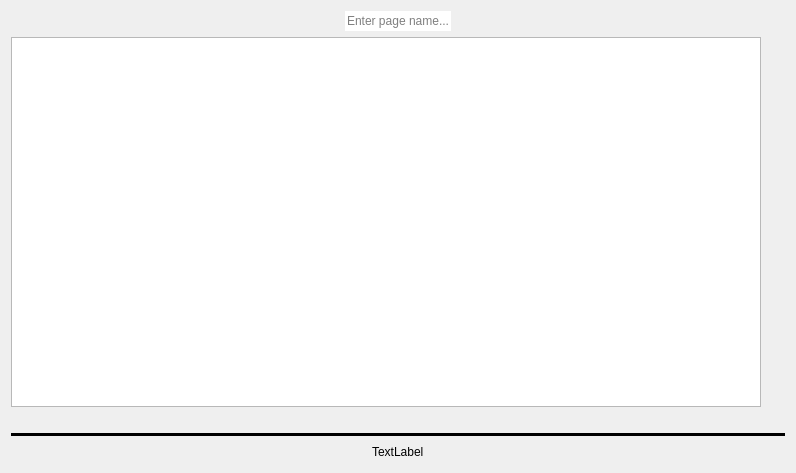
<?xml version="1.0" encoding="UTF-8"?>
<ui version="4.0">
 <class>Form</class>
 <widget class="QWidget" name="Form">
  <property name="geometry">
   <rect>
    <x>0</x>
    <y>0</y>
    <width>796</width>
    <height>473</height>
   </rect>
  </property>
  <property name="windowTitle">
   <string>Form</string>
  </property>
  <layout class="QVBoxLayout" name="verticalLayout">
   <item>
    <layout class="QHBoxLayout" name="horizontalLayout">
     <item>
      <spacer name="horizontalSpacer_2">
       <property name="orientation">
        <enum>Qt::Horizontal</enum>
       </property>
       <property name="sizeHint" stdset="0">
        <size>
         <width>40</width>
         <height>20</height>
        </size>
       </property>
      </spacer>
     </item>
     <item>
      <widget class="QLineEdit" name="lineEdit">
       <property name="sizePolicy">
        <sizepolicy hsizetype="Minimum" vsizetype="Fixed">
         <horstretch>0</horstretch>
         <verstretch>0</verstretch>
        </sizepolicy>
       </property>
       <property name="frame">
        <bool>false</bool>
       </property>
       <property name="alignment">
        <set>Qt::AlignCenter</set>
       </property>
       <property name="placeholderText">
        <string>Enter page name...</string>
       </property>
      </widget>
     </item>
     <item>
      <spacer name="horizontalSpacer">
       <property name="orientation">
        <enum>Qt::Horizontal</enum>
       </property>
       <property name="sizeHint" stdset="0">
        <size>
         <width>40</width>
         <height>20</height>
        </size>
       </property>
      </spacer>
     </item>
    </layout>
   </item>
   <item>
    <layout class="QHBoxLayout" name="horizontalLayout_2">
     <item>
      <layout class="QVBoxLayout" name="verticalLayout_2">
       <item>
        <widget class="QTextBrowser" name="text_description"/>
       </item>
       <item>
        <widget class="QLabel" name="label_image">
         <property name="text">
          <string/>
         </property>
         <property name="scaledContents">
          <bool>true</bool>
         </property>
        </widget>
       </item>
      </layout>
     </item>
     <item>
      <widget class="QWidget" name="widget_group" native="true">
       <layout class="QVBoxLayout" name="verticalLayout_3"/>
      </widget>
     </item>
    </layout>
   </item>
   <item>
    <widget class="Line" name="line">
     <property name="frameShadow">
      <enum>QFrame::Plain</enum>
     </property>
     <property name="lineWidth">
      <number>5</number>
     </property>
     <property name="midLineWidth">
      <number>5</number>
     </property>
     <property name="orientation">
      <enum>Qt::Horizontal</enum>
     </property>
    </widget>
   </item>
   <item>
    <layout class="QHBoxLayout" name="horizontalLayout_3">
     <item>
      <spacer name="horizontalSpacer_4">
       <property name="orientation">
        <enum>Qt::Horizontal</enum>
       </property>
       <property name="sizeHint" stdset="0">
        <size>
         <width>40</width>
         <height>20</height>
        </size>
       </property>
      </spacer>
     </item>
     <item>
      <widget class="QLabel" name="label">
       <property name="text">
        <string>TextLabel</string>
       </property>
      </widget>
     </item>
     <item>
      <spacer name="horizontalSpacer_3">
       <property name="orientation">
        <enum>Qt::Horizontal</enum>
       </property>
       <property name="sizeHint" stdset="0">
        <size>
         <width>40</width>
         <height>20</height>
        </size>
       </property>
      </spacer>
     </item>
    </layout>
   </item>
  </layout>
 </widget>
 <resources/>
 <connections/>
</ui>
